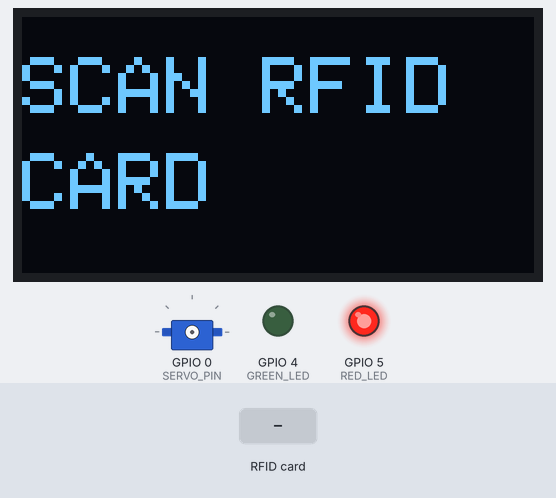
This sketch was run on a simulated ESP32. Shown: 128×64 one-colour display, servo, output pins drawn as LEDs (lit = HIGH). Inputs (shaded band) come from the test bench. What the sketch prints to the serial monitor is not drawn.

Above: at 1.3 s.
1.4 s: RFID card CF 72 4A EE held to the reader
At 1.59 s:
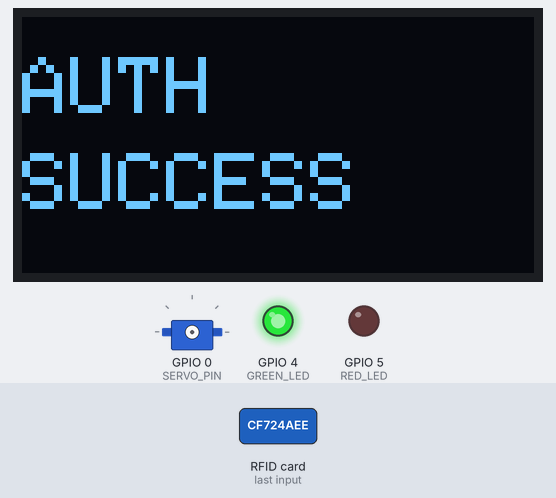
At 4.7 s:
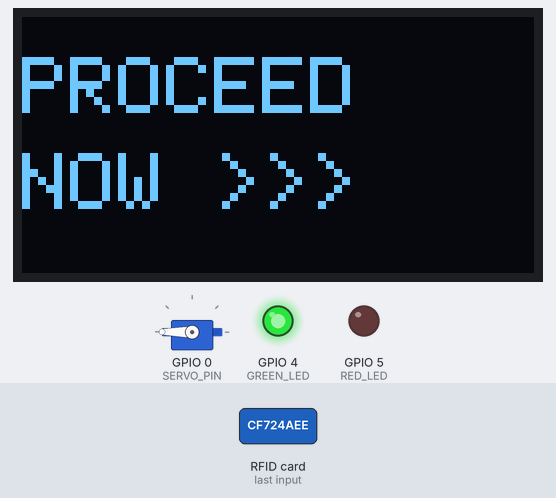
Timing chart, 0 to 14.0 s (numbered marks = the images above; inputs shaded):
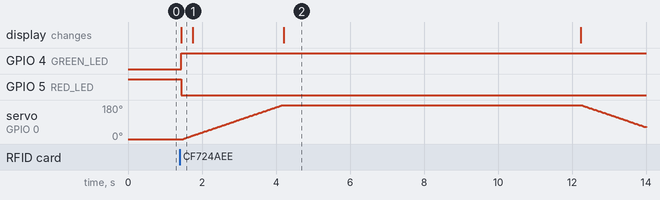

Measured:
- after the input at 1.4 s, GPIO 4 (GREEN_LED): LOW → HIGH at once; GPIO 5 (RED_LED): HIGH → LOW at once; servo on GPIO 0 (SERVO_PIN): rises from 0° to 180° in 2.7 s, then falls to 64° in 9.8 s; the display: changes at once (image 1)

The sketch:

RFID_Automatic_Door.ino
```cpp
#include <SPI.h>
#include <MFRC522.h>
#include <Servo.h>
#include <Wire.h>
#include <Adafruit_GFX.h>
#include <Adafruit_SSD1306.h>

/* ===== PIN DEFINITIONS ===== */
#define SS_PIN   15   // D8
#define RST_PIN  16   // D0

#define SERVO_PIN 0   // D3

#define RED_LED   5   // D1
#define GREEN_LED 4   // D2

// OLED on RX / TX
#define OLED_SDA 3    // RX (GPIO3)
#define OLED_SCL 1    // TX (GPIO1)

/* ===== OBJECTS ===== */
MFRC522 mfrc522(SS_PIN, RST_PIN);
Servo doorServo;

#define SCREEN_WIDTH 128
#define SCREEN_HEIGHT 64
Adafruit_SSD1306 display(SCREEN_WIDTH, SCREEN_HEIGHT, &Wire, -1);

/* ===== ALLOWED RFID CARDS ===== */
byte allowedCards[][4] = {
  {0xCF, 0x72, 0x4A, 0xEE},
  {0x8F, 0x59, 0x35, 0xEE}
};
const byte TOTAL_CARDS = 2;

/* ===== OLED TWO-LINE BIG FONT FUNCTION ===== */
void oledMsg2(const char* line1, const char* line2) {
  display.clearDisplay();
  display.setTextSize(2);
  display.setTextColor(WHITE);

  display.setCursor(0, 10);
  display.println(line1);

  display.setCursor(0, 34);
  display.println(line2);

  display.display();
}

/* ===== RFID CHECK ===== */
bool isAuthorized() {
  for (byte i = 0; i < TOTAL_CARDS; i++) {
    bool match = true;
    for (byte j = 0; j < 4; j++) {
      if (mfrc522.uid.uidByte[j] != allowedCards[i][j]) {
        match = false;
        break;
      }
    }
    if (match) return true;
  }
  return false;
}

/* ===== DOOR CONTROL ===== */
void openDoor() {
  digitalWrite(RED_LED, LOW);
  digitalWrite(GREEN_LED, HIGH);

  oledMsg2("UNLOCKING", "WAIT....");

  doorServo.attach(SERVO_PIN);
  for (int pos = 0; pos <= 180; pos++) {
    doorServo.write(pos);
    delay(15);
  }

  oledMsg2("PROCEED", "NOW >>>");
  delay(8000);

  // 👇 NEW MESSAGE WHILE CLOSING
  oledMsg2("GATE", "IS LOCKING");

  for (int pos = 180; pos >= 0; pos--) {
    doorServo.write(pos);
    delay(15);
  }
  doorServo.detach();

  digitalWrite(GREEN_LED, LOW);
  digitalWrite(RED_LED, HIGH);

  oledMsg2("GATE", "LOCKED");
  delay(2000);
  oledMsg2("SCAN RFID", "CARD");
}

/* ===== SETUP ===== */
void setup() {
  pinMode(RED_LED, OUTPUT);
  pinMode(GREEN_LED, OUTPUT);

  digitalWrite(RED_LED, HIGH);
  digitalWrite(GREEN_LED, LOW);

  Serial.begin(9600);

  // RFID
  SPI.begin();
  mfrc522.PCD_Init();

  // OLED
  Wire.begin(OLED_SDA, OLED_SCL);
  display.begin(SSD1306_SWITCHCAPVCC, 0x3C);

  oledMsg2("SCAN RFID", "CARD");

  Serial.println("RFID SYSTEM READY");
}

/* ===== LOOP ===== */
void loop() {
  if (!mfrc522.PICC_IsNewCardPresent()) return;
  if (!mfrc522.PICC_ReadCardSerial()) return;

  if (isAuthorized()) {
    Serial.println("AUTH SUCCESS");
    oledMsg2("AUTH", "SUCCESS");
    openDoor();
  } else {
    Serial.println("AUTH FAILED");
    oledMsg2("ACCESS", "DENIED");
    delay(2000);
    oledMsg2("SCAN RFID", "CARD");
  }

  mfrc522.PICC_HaltA();
}
```
